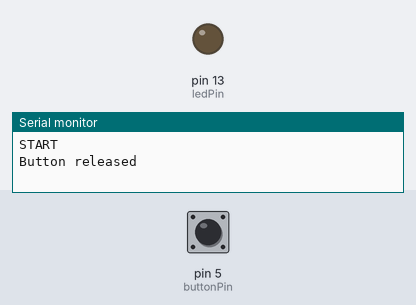
Recording of a sketch running on a simulated Arduino Uno, built with avr-gcc and run on an emulated ATmega328P. On the bench: output pins drawn as LEDs (lit = HIGH), the last lines printed to the serial monitor. The inputs (shaded band) are chosen by the test bench; at power-on: pin 5 (buttonPin) HIGH.

Above: at 1.2 s.
1.3 s: pin 5 (buttonPin) pulled LOW for 0.15 s
At 1.7 s:
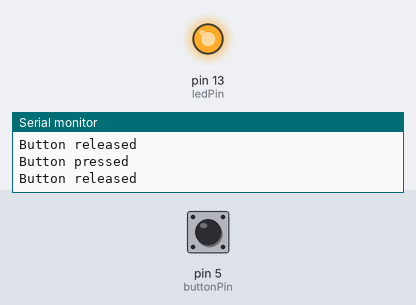
2.9 s: pin 5 (buttonPin) pulled LOW for 1 s
At 4.1 s:
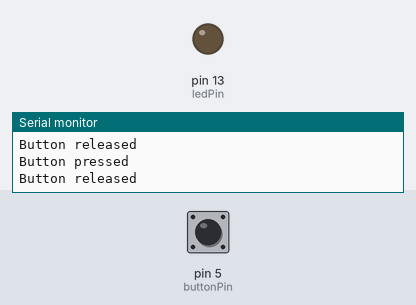
5.4 s: pin 5 (buttonPin) pulled LOW for 3.2 s
At 6.0 s:
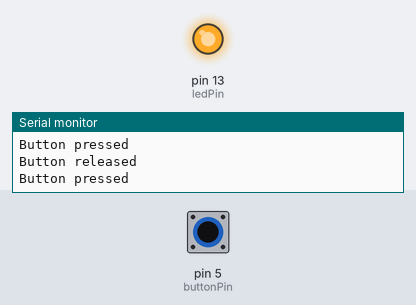
Timing chart, 0 to 8.4 s (numbered marks = the images above; inputs shaded):
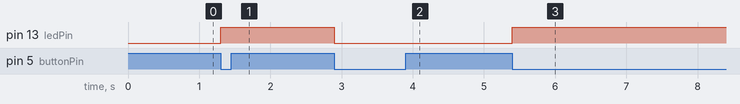

Measured:
- after the input at 1.3 s, pin 13 (ledPin): LOW → HIGH at once
- after the input at 2.9 s, pin 13 (ledPin): HIGH → LOW at once
- after the input at 5.4 s, pin 13 (ledPin): LOW → HIGH at once

The sketch:

01_serial_events.ino
```cpp
// V1: Serial events (start, button press/release)
int buttonPin = 5;
int ledPin = 13;
unsigned long t = 0;
const unsigned long DEBOUNCE = 20;
int stable = HIGH, prev = HIGH;
unsigned long last = 0;

void setup() {
  pinMode(buttonPin, INPUT_PULLUP);
  pinMode(ledPin, OUTPUT);
  Serial.begin(115200);
  Serial.println("START");
}

void loop() {
  int raw = !digitalRead(buttonPin);
  unsigned long now = millis();
  if (raw != stable && (now - last) > DEBOUNCE) {
    prev = stable; stable = raw; last = now;
    if (prev == 0 && stable == 1) {
      Serial.println("Button pressed");
      digitalWrite(ledPin, !digitalRead(ledPin));
    }
    if (prev == 1 && stable == 0) {
      Serial.println("Button released");
    }
  }

}
```
